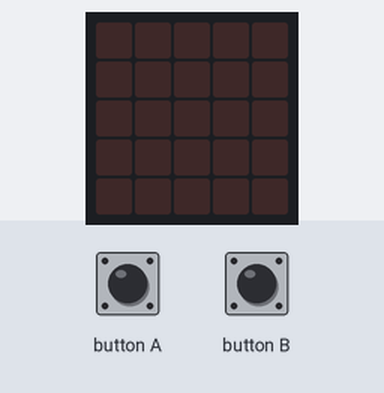
This program was run on a simulated BBC micro:bit (MakeCode). Shown: the board's 5×5 LED display. Inputs (shaded band) come from the test bench.

Above: at 1.2 s.
1.3 s: button A pressed for 0.15 s
At 2.0 s:
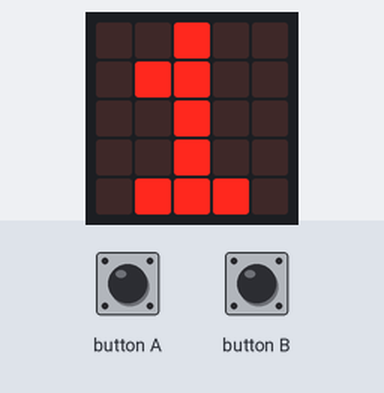
4.4 s: button B pressed for 0.15 s
At 6.5 s:
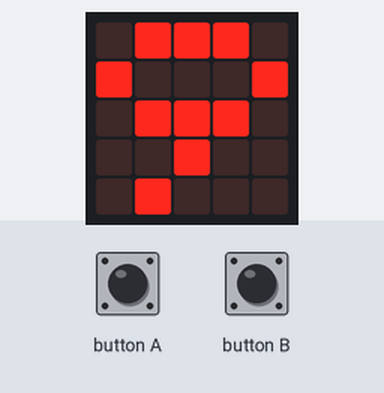
Timing chart, 0 to 8.0 s (numbered marks = the images above; inputs shaded):
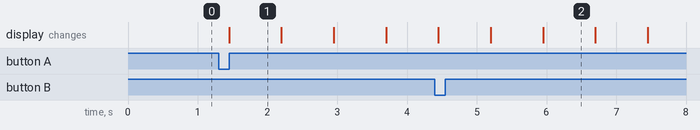

The program:

main.ts
```typescript
let yes = 0
input.onButtonPressed(Button.A, function () {
    basic.showNumber(1)
    basic.showNumber(2)
    basic.showNumber(3)
    basic.showNumber(4)
    basic.showNumber(5)
    basic.showNumber(6)
})
input.onButtonPressed(Button.B, function () {
    yes = 9
    basic.showNumber(yes)
    for (let index = 0; index < 9; index++) {
        yes += -1
        basic.showNumber(yes)
    }
})
basic.forever(function () {

})
```

test.ts
```typescript
// 在這裡測試；當此封包作為擴充功能時，將不會編譯此內容。
```

Measured:
- after the input at 1.3 s, the display: changes after 0.15 s (image 1)
- what the display in image 1 shows lasts 0.7 s, from 1.5 s to 2.2 s
